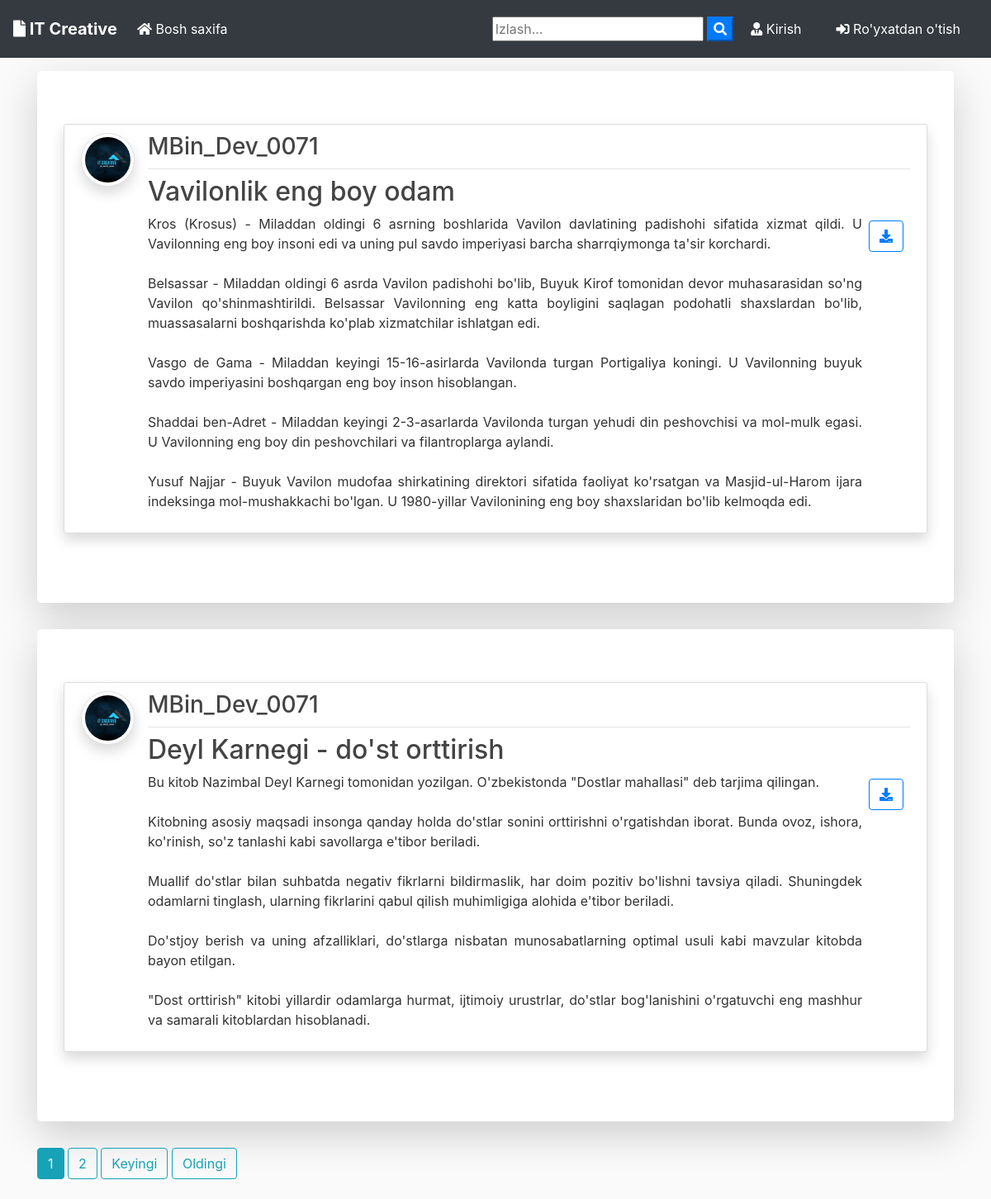
Before: / with the older database file.
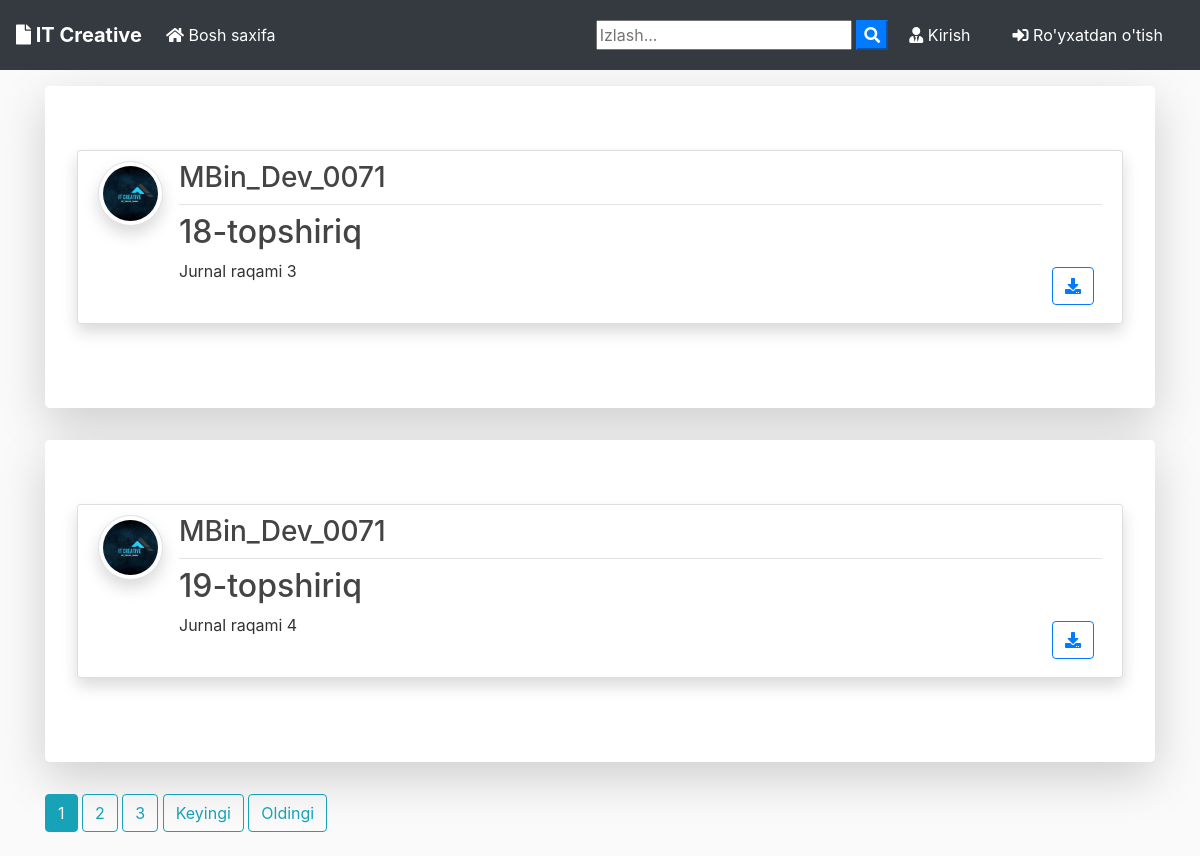
After: the same page with the newer database file.
### blog/models.py (models this page shows, shortened)
class Post(models.Model):
	title = models.CharField(max_length=100)
	file = models.FileField(null=True,blank=True,upload_to='File nomi')
	content = models.TextField()
	date_posted = models.DateTimeField(default=timezone.now)
	author = models.ForeignKey(User, on_delete=models.CASCADE)

### users/models.py (models this page shows, shortened)
class Profile(models.Model):
    user = models.OneToOneField(User, on_delete=models.CASCADE)
    image = models.ImageField(default='default.jpg', upload_to='profile_pics')

### blog/views.py (the view)
# urls.py: path('', PostListView.as_view(), name='blog-home'),
class PostListView(ListView):
    model = Post
    template_name = 'blog/home.html'  # <app>/<model>_<viewtype>.html
    context_object_name = 'posts'
    ordering = ['-date_posted']
    paginate_by = 2

### blog/templates/blog/home.html (shortened to what this page needs)
{% extends "blog/base.html" %}
{% block content %}
    {% for post in posts %}
      <div class="jumbotron mt-3 bg-white shadow-lg">
      <article class="media content-section shadow">
        <a href="{{ post.author.profile.image.url }} " target="_blank"> <img src="{{ post.author.profile.image.url }}  " alt="" class="article-img rounded-circle img-thumbnail img-fluid shadow">
        </a>
        <div class="media-body">
          <div class="article-metadata d-flex justify-content-between">
            <a class="mr-2 " href="{% url 'user-posts' post.author.username  %}"><h3>{{ post.author }}</h3></a>
          </div>
          <h2><a class="article-title text-justify " href="{% url 'post-detail' post.id %}">{{ post.title }}</a></h2>
          <div class="d-flex justify-content-between">
            <p class="article-content text-justify text-truncate overflow-hidden">{{ post.content }}</p>
            {% if post.file %}
          <div class="form-group mt-0 pt-0  m-2">
            <a class="btn btn-outline-primary  btn-d "  href="{{ post.file.url }}"  download type="submit"><i class="fas fa-download"></i></a>
          </div>
          {% endif %}
          </div>
        </div>
      </article>
      </div>
    {% endfor %}
    {% if is_paginated %}
      {% for num in page_obj.paginator.page_range %}
        {% if page_obj.number == num %}
          <a class="btn btn-info mb-4" href="?page={{ num }}">{{ num }}</a>
        {% elif num > page_obj.number|add:'-3' and num < page_obj.number|add:'3' %}
          <a class="btn btn-outline-info mb-4" href="?page={{ num }}">{{ num }}</a>
        {% endif %}
      {% endfor %}
      {% if page_obj.has_next %}
        <a class="btn btn-outline-info mb-4" href="?page={{ page_obj.next_page_number }}">Keyingi</a>
        <a class="btn btn-outline-info mb-4" href="?page={{ page_obj.paginator.num_pages }}">Oldingi</a>
      {% endif %}
    {% endif %}
{% endblock content %}

### blog/templates/blog/base.html (shortened to what this page needs)
{% load static %}
<!doctype html>
<html lang="en">
  <head>
    <link rel="stylesheet" href="https://stackpath.bootstrapcdn.com/bootstrap/4.3.1/css/bootstrap.min.css">
    <link rel="stylesheet" href="https://use.fontawesome.com/releases/v5.8.1/css/all.css" >
    <link rel="stylesheet" href="{% static 'blog/main.css' %}">
</head>
  <body>
        <nav class="navbar navbar-expand-lg navbar-dark bg-dark">
                <a class="navbar-brand font-weight-bold" href="{% url 'blog-home' %}"><i class="fas fa-file"></i> IT Creative</a>
                <div class="collapse navbar-collapse" id="navbarSupportedContent">
                  <ul class="navbar-nav mr-auto">
                    <li class="nav-item active">
                      <a class="nav-link" href="{% url 'blog-home' %}"><i class="fas fa-home"></i> Bosh saxifa <span class="sr-only">(current)</span></a>
                    </li>
                  </ul>
                  <form id="searchform" action="{% url 'search' %}" method="get">
                    <input type="text" name="q" type="text" value="{{ request.GET.q }}" placeholder="Izlash..." />
                    <button type="button" onclick="searchform.submit()" class=" text-white my-color btn-primary"><i class="fa fa-search"></i></button>
                </form>
                    {% if user.is_authenticated %}
                    <a href="{% url 'user-posts' user %}" class="btn text-white m-2"><i class="fas fa-user-shield"></i> Topshiriqlar</a>
                    <a href="{% url 'post-create' %} " class="btn text-white m-2"><i class="fas fa-user-edit"></i> Topshiriq joylash</a>
                    <a href="{% url 'profile' %} " class="btn text-white m-2"><i class="fas fa-user"></i> {{ user.username }}</a>
                    <a href="{% url 'logout' %} " class="btn text-white m-2"><i class="fas fa-sign-out-alt"></i> Chiqish</a>
                    {% else %}
                    <a href="{% url 'login' %} " class="btn text-white m-2"><i class="fas fa-user-tie"></i> Kirish</a>
                    <a href="{% url 'register' %} " class="btn text-white m-2"> <i class="fas fa-sign-in-alt"></i> Ro'yxatdan o'tish</a>
                    {% endif %}
                </div>
              </nav>
      <div class="container my-bg">
    {% block content %}
    {% endblock  %}
</div>
  </body>
</html>

### blog/static/blog/main.css (style rules this page uses)
body { background: #fafafa; color: #333333; margin-top: 0; }
h1, h2, h3, h4, h5, h6 { color: #444444; }
ul { margin: 0; }
.content-section { background: #ffffff; padding: 10px 20px; border: 1px solid #dddddd; border-radius: 3px; margin-bottom: 20px; }
.article-title { color: #444444; }
.article-content { white-space: pre-line; }
.article-img { height: 65px; width: 65px; margin-right: 16px; }
.article-metadata { padding-bottom: 1px; margin-bottom: 4px; border-bottom: 1px solid #e3e3e3 }

Changed rows visible on the page:
removed Post: author.profile.image (picture), author "MBin_Dev_0071", title "Vavilonlik eng boy odam", content "Kros (Krosus) - Miladdan oldingi 6 asrning boshlarida Vavilon davlatining padishohi sifatida xizmat qildi. U Vavilonning eng boy insoni edi va uning pul savdo imperiyasi barcha sharrqiymonga ta'sir korchardi. Belsassar - Miladdan oldingi 6 asrda Vavilon padishohi bo'lib, Buyuk Kirof tomonidan devor muhasarasidan so'ng Vavilon qo'shinmashtirildi. Belsassar Vavilonning eng katta boyligini saqlagan podohatli shaxslardan bo'lib, muassasalarni boshqarishda ko'plab xizmatchilar ishlatgan edi. Vasgo de Gama - Miladdan keyingi 15-16-asirlarda Vavilonda turgan Portigaliya koningi. U Vavilonning buyuk savdo imperiyasini boshqargan eng boy inson hisoblangan. Shaddai ben-Adret - Miladdan keyingi…"
removed Post: author.profile.image (picture), author "MBin_Dev_0071", title "Deyl Karnegi - do'st orttirish", content "Bu kitob Nazimbal Deyl Karnegi tomonidan yozilgan. O'zbekistonda \"Dostlar mahallasi\" deb tarjima qilingan. Kitobning asosiy maqsadi insonga qanday holda do'stlar sonini orttirishni o'rgatishdan iborat. Bunda ovoz, ishora, ko'rinish, so'z tanlashi kabi savollarga e'tibor beriladi. Muallif do'stlar bilan suhbatda negativ fikrlarni bildirmaslik, har doim pozitiv bo'lishni tavsiya qiladi. Shuningdek odamlarni tinglash, ularning fikrlarini qabul qilish muhimligiga alohida e'tibor beriladi. Do'stjoy berish va uning afzalliklari, do'stlarga nisbatan munosabatlarning optimal usuli kabi mavzular kitobda bayon etilgan. \"Dost orttirish\" kitobi yillardir odamlarga hurmat, ijtimoiy urustrlar, do'stlar…"
added Post: author.profile.image (picture), author "MBin_Dev_0071", title "18-topshiriq", content "Jurnal raqami 3"
added Post: author.profile.image (picture), author "MBin_Dev_0071", title "19-topshiriq", content "Jurnal raqami 4"
Other visible differences:
new list line: "3"
